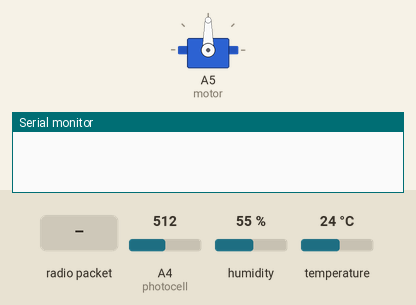
This sketch was run on a simulated Arduino Uno, built with avr-gcc and run on an emulated ATmega328P. Shown: servo, the last lines printed to the serial monitor. Inputs (shaded band) come from the test bench; at power-on: A4 (photocell) = 512, humidity 55 %, temperature 24 °C. No radio packets arrive unless stated.

Above: at 1.2 s.
1.3 s: radio packet "rotate" arrives
At 1.46 s:
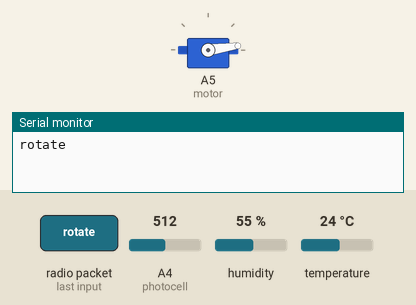
At 4.2 s:
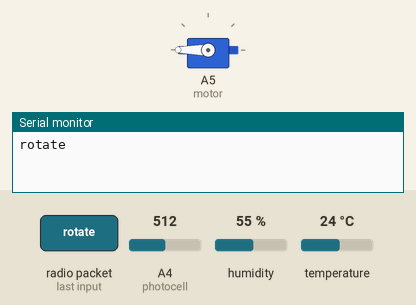
4.3 s: radio packet "GetLight" arrives
5.8 s: radio packet "GetAvgL" arrives
Timing chart, 0 to 8.8 s (numbered marks = the images above; inputs shaded):
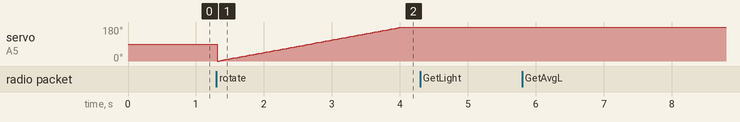

The sketch:

sketch_may8d.ino
```cpp
//all of the libraries needed for the physical layer side
#include <dht.h>
#include <SPI.h>
#include <nRF24L01.h>
#include <RF24.h>
#include <string.h>
#include <Servo.h>

//motor object
Servo motor;

//temperature sensor object and pin
dht DHT;
#define TempsPin A3

//using pins 9 and 10 for transmitting and receiving
RF24 radio(9, 10); // CE, CSN

//this channel will be used for reading all incoming data
const byte ReadChannel[6] = "00004";
//this channel will be used for writing all outgoing data
const byte WriteChannel[6] = "00002";

//this will attach pin A4 as an integer to read the light values
int photocell = A4;

//this is the array and integer that will allow for the light values to be stored
int AverageLightLevelArray[10];
int LightArrayCounter = 0;

//this is the array and integer that will allow for the temperature values to be stored
int AverageTempsArray[10];
int TempArrayCounter = 0;

//this function allows for the edge to get light values and average lighting
void LightLevelFunction(int y)
{
  int LightLevel = analogRead(photocell);
  radio.stopListening();
  //if edge wants the light level
  if (y == 0)
  {
    //send light level to edge
    radio.write(&LightLevel, sizeof(LightLevel));
    Serial.println(LightLevel);
    //add light level to array
    AverageLightLevelArray[LightArrayCounter] = LightLevel;
    LightArrayCounter = (LightArrayCounter + 1);

  }
  //if edge wants average light level
  else if (y == 1)
  {
    //calculate average
    int SumOfLightLevel = 0;
    for (int i = 0; i < LightArrayCounter; i++)
    {
      SumOfLightLevel += AverageLightLevelArray[i];
    }
    //float because of decimal possibility
    float AverageLightLevel = (float) SumOfLightLevel / LightArrayCounter;
    //send data
    radio.write(&AverageLightLevel, sizeof(AverageLightLevel));
    Serial.println(AverageLightLevel);
  }
  //back to receive mode
  radio.startListening();
}


//this function will allow for the physical layer to send temperature values and average temperature
void TemperatureFunction(int x)
{
  //reads the value from the sensor
  int temps = DHT.temperature;
  //stop listening to return requested data
  radio.stopListening();
  //if edge wants the temperature
  if(x == 0)
  {
    //sent edge the current temperature
    radio.write(&temps, sizeof(temps));
    //print temp
    Serial.println(temps);
    //add the temperature to the array
    AverageTempsArray[TempArrayCounter] = temps;
    TempArrayCounter = (TempArrayCounter + 1);

    Serial.println();
  }
  //if edge wants the average temperature
  else if(x == 1)
  {
    //calculate the average temperature from the array
    int SumOfTemps = 0;
    for (int i = 0; i < TempArrayCounter; i++)
    {
      SumOfTemps += AverageTempsArray[i];
    }
    //float to deal with possibility of decimal value
    float AverageTemp = (float) SumOfTemps / TempArrayCounter;
    //send data to edge
    radio.write(&AverageTemp, sizeof(AverageTemp));
    Serial.println(AverageTemp);
  }
  //back to listening mode
  radio.startListening();

}


void setup()
{
  //read data from photoresistor
  pinMode(photocell, INPUT);
  //use pin A5 for the motor
  motor.attach(A5);
  //start radio
  radio.begin();
  radio.openReadingPipe(0, ReadChannel);
  radio.openWritingPipe(WriteChannel);
  radio.setPALevel(RF24_PA_MIN);
  //start in listening mode
  radio.startListening();
  //view edge input
  Serial.begin(9600);
}


void loop()
{
  //read data
  char EdgeData[] = "NoCommand";
  //convert temperature reading to int
  int TempData = DHT.read11(TempsPin);

  //listen for any edge commands
  if(radio.available())
  {
    //read and print the data coming from the edge
    radio.read(&EdgeData, sizeof(EdgeData));
    Serial.println(EdgeData);
    //if the command is to get the lighting level
    if (strcmp(EdgeData, "GetLight") == 0)
    {
        LightLevelFunction(0);
    }
    //if the command is to get the average light level
    else if (strcmp(EdgeData, "GetAvgL") == 0)
    {
        LightLevelFunction(1);
    }
    //if the command is to clear the array
    else if (strcmp(EdgeData, "ClearL") == 0)
    {
        //clears the array
        for (int i = 0; i < LightArrayCounter; i++)
        {
          AverageLightLevelArray[i] = 0;
        }
        LightArrayCounter = 0;
        char Response[] = "Light Levels Cleared";
        radio.stopListening();
        radio.write(&Response, sizeof(Response));
        radio.startListening();
    }
    //if the command is to get the temperature
    else if(strcmp(EdgeData, "GetTemp") == 0)
    {
     TemperatureFunction(0);
    }
    //if the comand is to get the average temperature
    else if (strcmp(EdgeData, "GetAvgT") == 0)
    {
        TemperatureFunction(1);
    }
    //if the command is to clear the array
    else if (strcmp(EdgeData, "ClearTemps") == 0)
    {
        //clear the array
        for (int i = 0; i < TempArrayCounter; i++)
        {
          AverageTempsArray[i] = 0;
        }
        TempArrayCounter = 0;
        //response
        char Response[] = "Temps have been cleared";
        radio.stopListening();
        radio.write(&Response, sizeof(Response));
        radio.startListening();
    }
    //if the command is to rotate the motor
    else if (strcmp(EdgeData, "rotate") == 0)
    {
        int pos = 0;
        for (pos = 0; pos <= 180; pos ++)
        {
        motor.write(pos);
        delay(15);
        }
    }
  }
}
```
